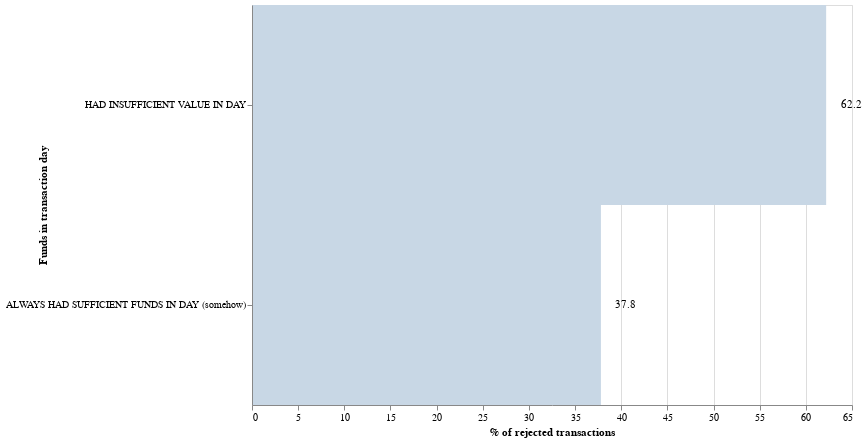

Source (notebook cell):
### Code cell
bars = (
    alt.Chart(suff_funds_group_df)
    .mark_rect(color=blue, size=50)
    .encode(
        alt.X("percentage:Q", title="% of rejected transactions"),
        alt.Y("value_in_day:N", title="Funds in transaction day", sort="-x"),
    )
    .properties(width=600, height=400)
)

text = bars.mark_text(
    align="center",
    baseline="middle",
    dx=25,  # Nudges text to right so it doesn't appear on top of the bar
).encode(text="percentage:Q")

(bars + text).configure_axis(labelLimit=1000)

### Figure 1 — Vega-Lite specification as saved in the notebook (floating-point values rounded to 4 significant figures)
{"config": {"view": {"continuousWidth": 400, "continuousHeight": 300}, "axis": {"labelLimit": 1000}}, "layer": [{"mark": {"type": "rect", "color": "#C8D7E5", "size": 50}, "encoding": {"x": {"type": "quantitative", "field": "percentage", "title": "% of rejected transactions"}, "y": {"type": "nominal", "field": "value_in_day", "sort": "-x", "title": "Funds in transaction day"}}, "height": 400, "width": 600}, {"mark": {"type": "text", "align": "center", "baseline": "middle", "dx": 25}, "encoding": {"text": {"type": "quantitative", "field": "percentage"}, "x": {"type": "quantitative", "field": "percentage", "title": "% of rejected transactions"}, "y": {"type": "nominal", "field": "value_in_day", "sort": "-x", "title": "Funds in transaction day"}}, "height": 400, "width": 600}], "data": {"name": "data-71adbd7c52c674981fd48f0f37db2485"}, "$schema": "https://vega.github.io/schema/vega-lite/v4.8.1.json", "datasets": {"data-71adbd7c52c674981fd48f0f37db2485": [{"value_in_day": "HAD INSUFFICIENT VALUE IN DAY", "id": 660287, "mcc": 660287, "link_id_bigint": 660287, "merchant_name": 660287, "terminal_id": 660287, "user_created": 660287, "txn_created": 660287, "txn_amount_eur": 660287, "od_enabled": 660287, "arranged_od_limit_eur": 660287, "min_balance_in_txn_day": 660287, "max_balance_in_txn_day": 660287, "primary_balance": 660287, "spaces_balance": 660287, "total_balance": 660287, "tnc_country_group": 660287, "product_id": 660287, "created_month": 660287, "balance_split": 660287, "funds_categories": 660287, "percentage": 62.2}, {"value_in_day": "ALWAYS HAD SUFFICIENT FUNDS IN DAY (somehow)", "id": 401361, "mcc": 401361, "link_id_bigint": 401361, "merchant_name": 401361, "terminal_id": 401361, "user_created": 401361, "txn_created": 401361, "txn_amount_eur": 401361, "od_enabled": 401361, "arranged_od_limit_eur": 401361, "min_balance_in_txn_day": 401361, "max_balance_in_txn_day": 401361, "primary_balance": 401361, "spaces_balance": 401361, "total_balance": 401361, "tnc_country_group": 401361, "product_id": 401361, "created_month": 401361, "balance_split": 401361, "funds_categories": 401361, "percentage": 37.8}]}}
